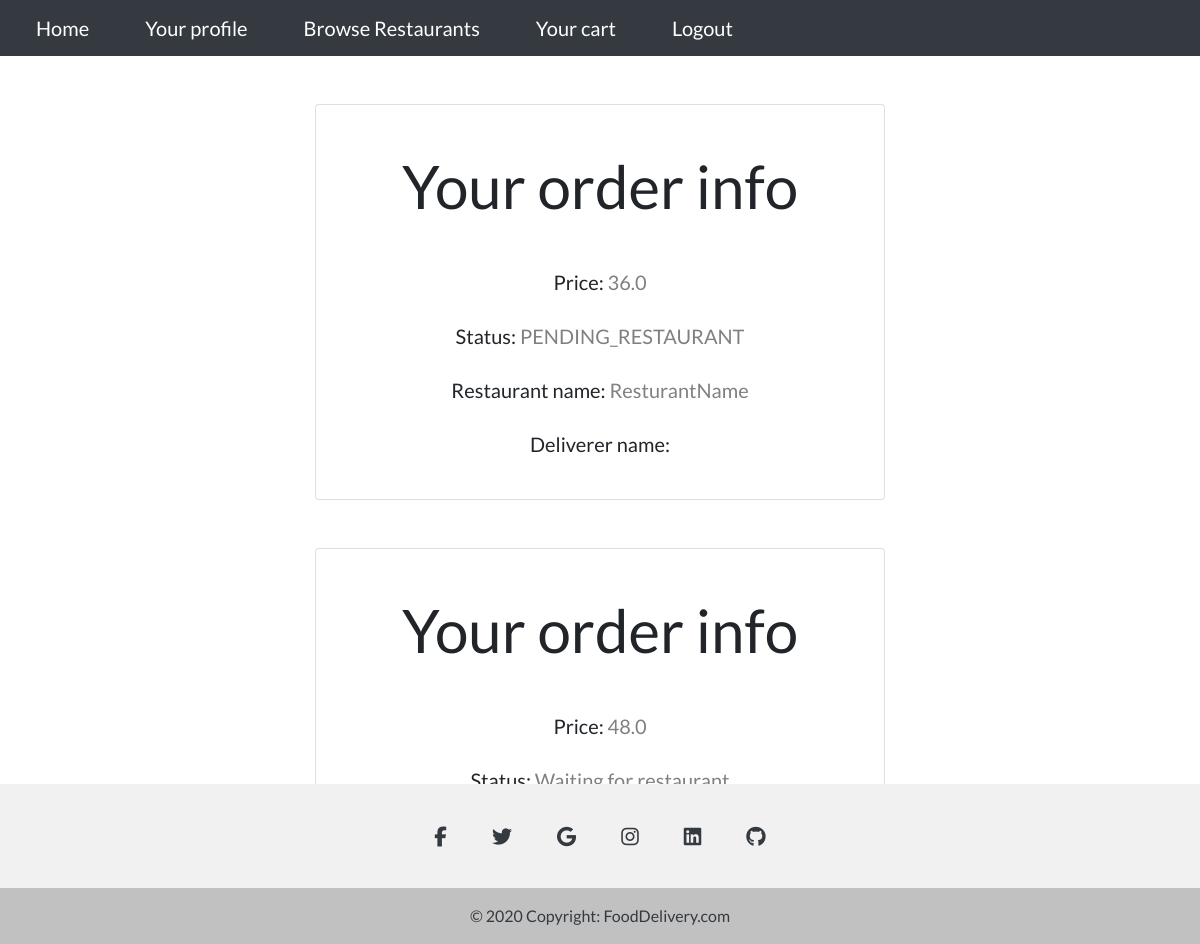
Screenshot of /orderExecution/yourOrder/ (signed in) with the database file from the repository.
### OrderExecution/models.py (models this page shows)
class Order(models.Model):
    price = models.FloatField(default=0)
    status = models.CharField(max_length=50,choices = Status.choices)
    customer = models.ForeignKey(Customers, on_delete= models.CASCADE)
    restaurant = models.ForeignKey(Restaurants, on_delete = models.CASCADE)
    deliverer = models.ForeignKey(Deliverers, on_delete = models.CASCADE, null=True)
    date = models.DateTimeField()

### Users/models.py (models this page shows)
class Restaurants(models.Model):
    user = models.ForeignKey(User, on_delete=models.CASCADE)
    restaurant_name = models.CharField(max_length=50)
    address = models.ForeignKey(Address, on_delete=models.CASCADE)
    phone_number = models.CharField(max_length=9)
    NIP = models.CharField(max_length=12)
    open_time = models.TimeField()
    close_time = models.TimeField()
    latitude = models.CharField(max_length= 100,default = "0.0")
    longitude = models.CharField(max_length = 100, default = "0.0")

### OrderExecution/views.py (the view)
# urls.py: path("yourOrder/",OrderExecution_views.your_order,name = "yourOrder"),
def your_order(request):
        customer = Customers.objects.get(user = request.user)
        orders = Order.objects.filter(customer= customer)
        args = {"orders":orders}
        return render(request,"OrderExecution/yourOrder.html",args)

### OrderExecution/templates/OrderExecution/yourOrder.html (shortened to what this page needs)
{% extends "Home/base.html" %}
{% block content %}
{% for order in orders %}
    {% if order.status != Status.COMPLETED and order.status != Status.DECLINED %}
    <div class="container w-50">
        <div class="card mt-5 mx-auto text-center">
            <div class="card-body" style="font-size: 20px;">
                <p style="font-size: 60px;" class="p-3">Your order info</p>
                <p class="p-1">Price: <span style="color: grey;">{{order.price}}</span></p>
                <p class="p-1">Status: <span style="color: grey;">{{order.status}}</span></p>
                <p class="p-1">Restaurant name: <span style="color: grey;">{{order.restaurant.restaurant_name}}</span></p>
                <p class="p-1">Deliverer name: </p>
            </div>
        </div>
    </div>
    {% endif %}
{% endfor %}
{% endblock content %}

### Home/static/Home/style.css (style rules this page uses)
body { font-family: 'Lato', sans-serif; }

### rows the page displays
Order: price "36.0", status "PENDING_RESTAURANT", restaurant.restaurant_name "ResturantName"
Order: price "48.0", status "Waiting for restaurant"
